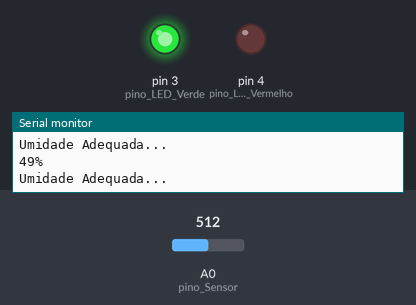
Bench run of a sketch on a simulated Arduino Uno, built with avr-gcc and run on an emulated ATmega328P. On the bench: output pins drawn as LEDs (lit = HIGH), the last lines printed to the serial monitor. The test bench sets the inputs (shaded band); at power-on: A0 (pino_Sensor) = 512.

Above: at 1.8 s.
1.9 s: A0 (pino_Sensor) set to 544
3.4 s: A0 (pino_Sensor) set to 564
At 4.5 s:
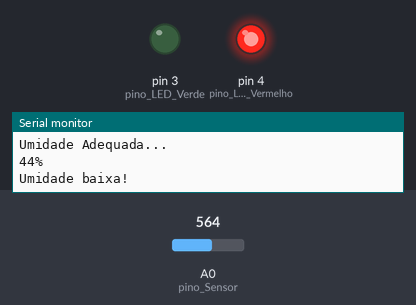
5.5 s: A0 (pino_Sensor) set to 511
At 7.2 s:
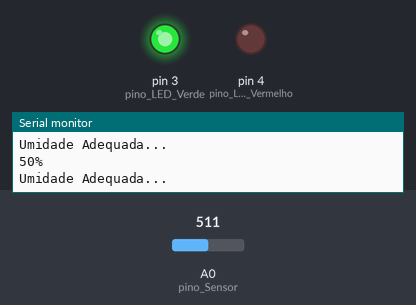
7.5 s: A0 (pino_Sensor) set to 716
At 8.8 s:
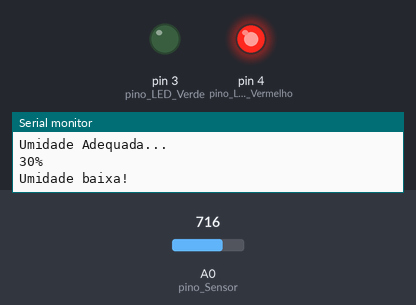
Timing chart, 0 to 10.5 s (numbered marks = the images above; inputs shaded):
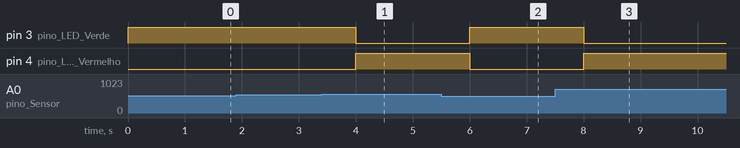

The sketch:

Codigo_Umidade_de_solo.ino
```cpp
/* Sensor de Umidade do Solo */
/* Definições de pinos para o sensor e para os LEDs */
#define pino_Sensor A0
#define pino_LED_Verde 3
#define pino_LED_Vermelho 4
/* Porcentagem de umidade mínima para iniciar a irrigação */
int Valor_Critico = 45;
/* Variável para armazenar o valor analógico do sensor */
int ValAnalogIn;
void setup() {
/* Inicia a comunicação serial com a velocidade de 9600
bauds */
Serial.begin(9600);
/* Configura os pinos dos LEDs como saída */
pinMode(pino_LED_Verde, OUTPUT);
pinMode(pino_LED_Vermelho, OUTPUT);
} /* Fim Setup */
void loop() {
/* Realiza a leitura do sensor e armazena o valor na variável ValAnalogIn */
ValAnalogIn = analogRead(pino_Sensor);
/* Converte o valor analógico para porcentagem */
int Porcento = map(ValAnalogIn, 1023, 0, 0, 100);
/* Imprime o valor em Porcento no monitor Serial */
Serial.print(Porcento);
/* Imprime o símbolo junto ao valor encontrado */
Serial.println("%");
/* Se a porcentagem for menor ou igual ao valor definido */
if (Porcento <= Valor_Critico) {
   /* Imprime a frase no monitor serial */
   Serial.println("Umidade baixa!");
   /* Acende o LED Vermelho */
   digitalWrite(pino_LED_Vermelho, HIGH);
   /* Apaga o LED Verde */
   digitalWrite(pino_LED_Verde, LOW);
} /* Fim if */
  /* Se não... */
else {
   /* Imprime a frase no monitor serial */
   Serial.println("Umidade Adequada...");
   /* Acende o LED Verde */
   digitalWrite(pino_LED_Verde, HIGH);
   /* Apaga o LED Vermelho */
   digitalWrite(pino_LED_Vermelho, LOW);
} /* Fim else */
/* Aguarda 1 segundo para reinicializar a nova leitura */
delay (1000);
}/* Fim Loop */
```

Measured:
- the behaviour switches between 552 and 553 on A0 (pino_Sensor) (found by bisection; images 0 and 1)
- after the input at 3.4 s, pin 3 (pino_LED_Verde): HIGH → LOW after 0.60 s; pin 4 (pino_LED_Vermelho): LOW → HIGH after 0.60 s
- after the input at 5.5 s, pin 3 (pino_LED_Verde): LOW → HIGH after 0.50 s; pin 4 (pino_LED_Vermelho): HIGH → LOW after 0.50 s
- after the input at 7.5 s, pin 3 (pino_LED_Verde): HIGH → LOW after 0.50 s; pin 4 (pino_LED_Vermelho): LOW → HIGH after 0.50 s
